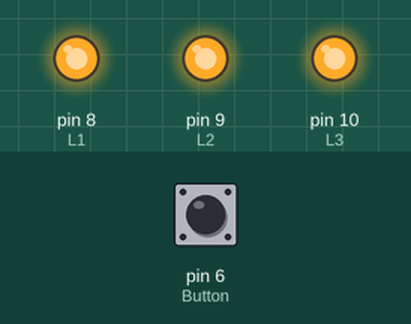
Recording of a sketch running on a simulated Arduino Uno, built with avr-gcc and run on an emulated ATmega328P. On the bench: output pins drawn as LEDs (lit = HIGH). Inputs (shaded band) come from the test bench; at power-on: pin 6 (Button) HIGH.

Above: at 1.2 s.
1.3 s: pin 6 (Button) pulled LOW for 0.15 s
At 1.7 s:
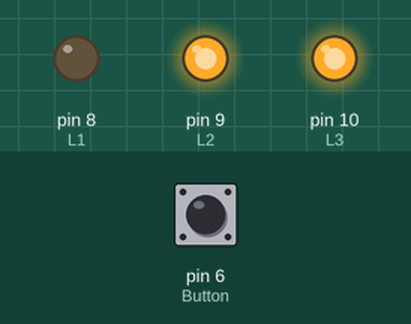
7.4 s: pin 6 (Button) pulled LOW for 3.2 s
At 9.1 s:
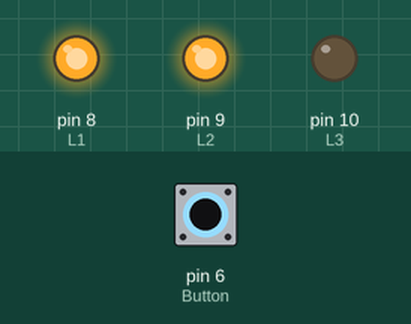
At 13.7 s:
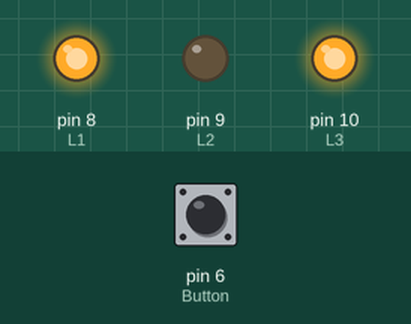
Timing chart, 0 to 18.1 s (numbered marks = the images above; inputs shaded):
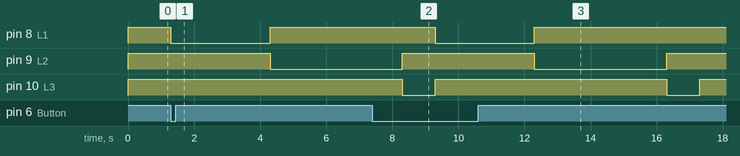

Measured:
- after the input at 1.3 s, pin 8 (L1): HIGH → LOW at once, → HIGH 3.0 s later; pin 9 (L2): HIGH → LOW after 3.0 s
- after the input at 7.4 s, pin 8 (L1): HIGH → LOW after 1.9 s, → HIGH 3.0 s later
- by itself, pin 10 (L3): alternates HIGH for 7.0 s and LOW for 1.0 s

The sketch:

TrafficLightWithButton.ino
```cpp
int L1 = 8, L2 = 9, L3 = 10; //LED Traffic Light R,Y,G
int Button = 6;

void setup() {
  // put your setup code here, to run once:
  pinMode(8, OUTPUT);
  pinMode(9, OUTPUT);
  pinMode(10, OUTPUT);
  pinMode(6, INPUT);
}

void loop() {
  // put your main code here, to run repeatedly:
  if (digitalRead(Button) == false){
    lights();
  }
  else{
    digitalWrite(L1, HIGH);
    digitalWrite(L2, HIGH);
    digitalWrite(L3, HIGH);
  }
}

void lights(){
  digitalWrite(L3, HIGH);
  digitalWrite(L1, LOW);
  delay(3000);
  digitalWrite(L1, HIGH);
  digitalWrite(L2, LOW);
  delay(4000);
  digitalWrite(L2, HIGH);
  digitalWrite(L3, LOW);
  delay(1000);
}
```
